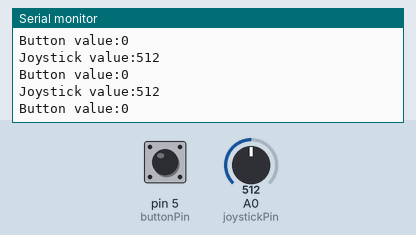
The sketch below on a simulated Arduino Leonardo, built with avr-gcc and run on an emulated ATmega32U4. On the bench: the last lines printed to the serial monitor. Inputs (shaded band) come from the test bench; at power-on: A0 (joystickPin) = 512, pin 5 (buttonPin) HIGH. USB keyboard and mouse output is not drawn.

Above: at 1.2 s.
1.3 s: A0 (joystickPin) set to 716
At 1.42 s:
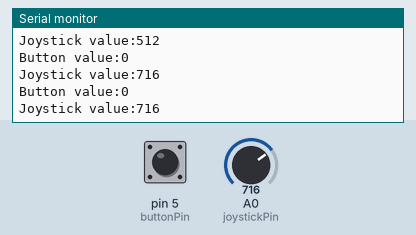
2.8 s: pin 5 (buttonPin) pulled LOW for 0.15 s
At 2.84 s:
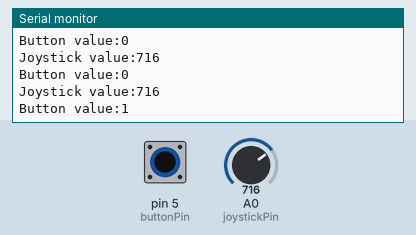
4.4 s: A0 (joystickPin) set to 900
At 4.46 s:
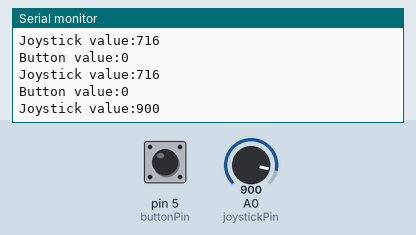
Timing chart, 0 to 7.4 s (numbered marks = the images above; inputs shaded):
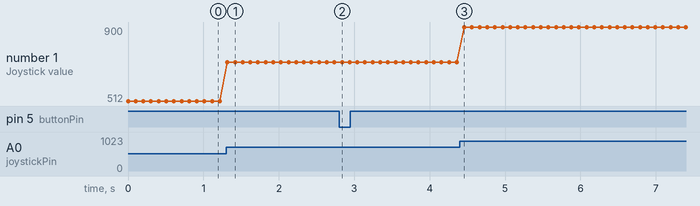

Measured:
- after the input at 1.3 s, the serial monitor: prints a new line at once (image 1)
- after the input at 2.8 s, the serial monitor: prints a new line at once (image 2)
- after the input at 4.4 s, the serial monitor: prints a new line after 0.06 s (image 3)
- plotted number 1: 512 → 716 after the input at 1.3 s, 716 → 900 after the input at 4.4 s

The sketch:

HID-gamepad.ino
```cpp
#include "HID-Project.h"

int buttonPin = 5;
int joystickPin = A0;

void setup() {
  Serial.begin(9600);
  pinMode(buttonPin, INPUT_PULLUP);
  Gamepad.begin();
}

void loop() {

  //  Analog example
  int joystickValue = analogRead(joystickPin);
  int mappedValue = map(joystickValue, 0, 1023, -32767, 32767); // We have to map the 10bit input of the analog pin to the 16bit input of the gamepad
  Gamepad.xAxis(mappedValue);
  Serial.print("Joystick value:");
  Serial.println(joystickValue);

  //Digital Example
  int buttonValue = digitalRead(buttonPin);
  if (buttonValue == LOW) {
    Gamepad.press(1);
  } else if (buttonValue == HIGH) {
    Gamepad.release(1);
  }
  Serial.print("Button value:");
  Serial.println(!buttonValue);

  Gamepad.write();
  delay(100);
}
```
